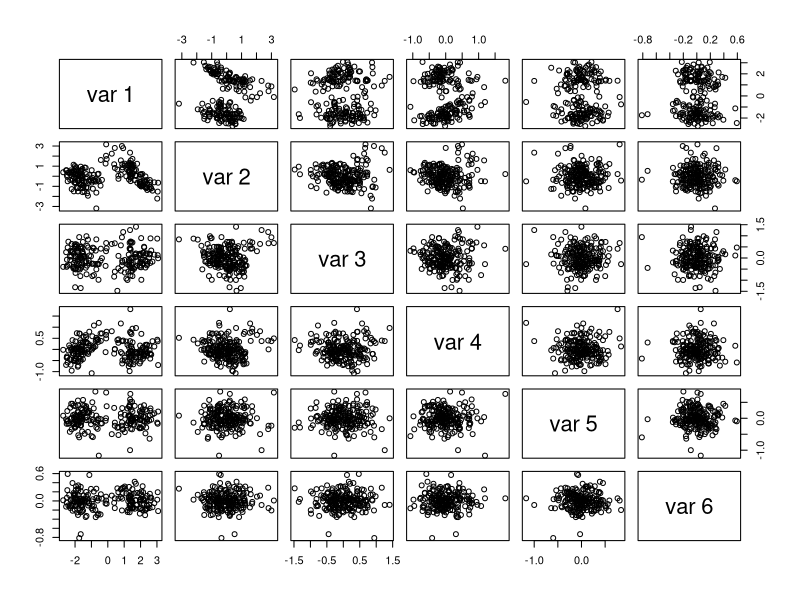
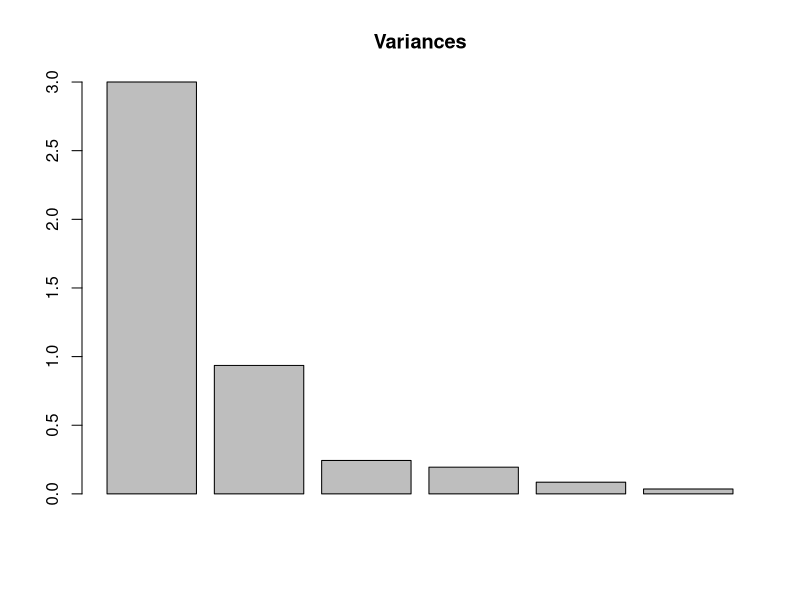
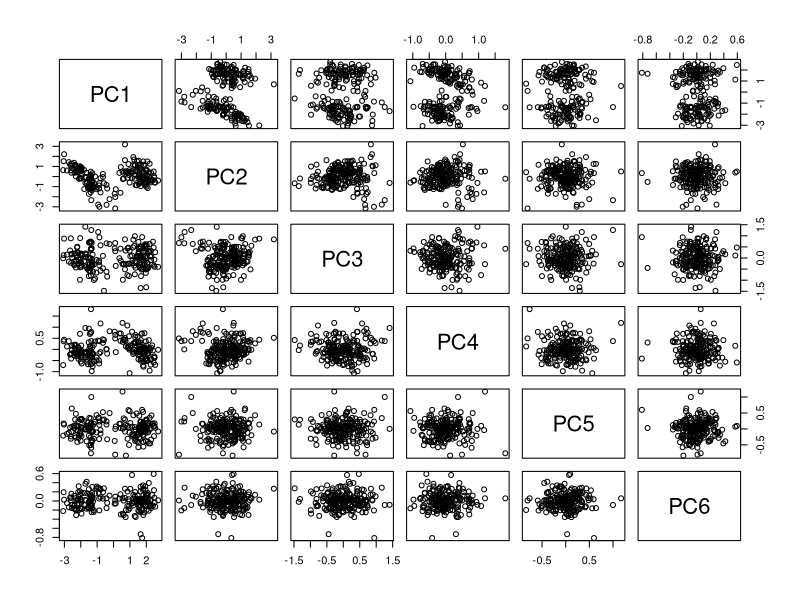
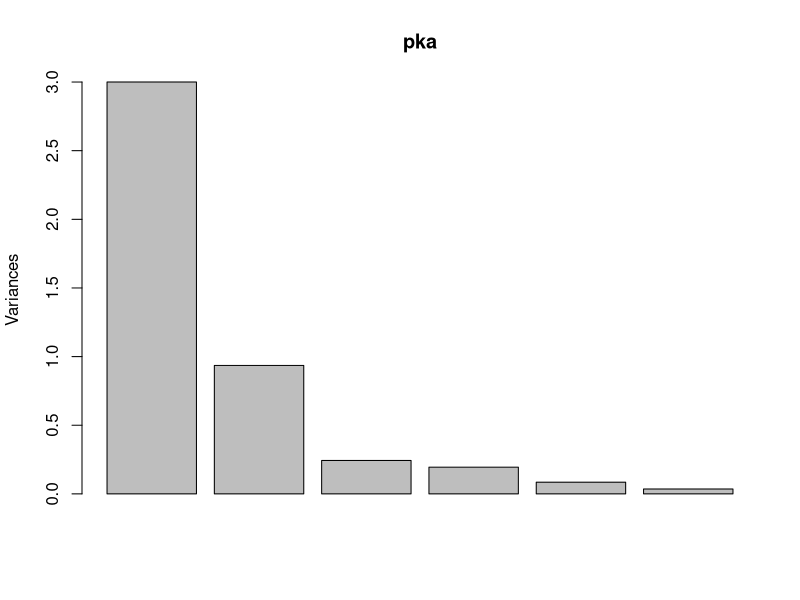
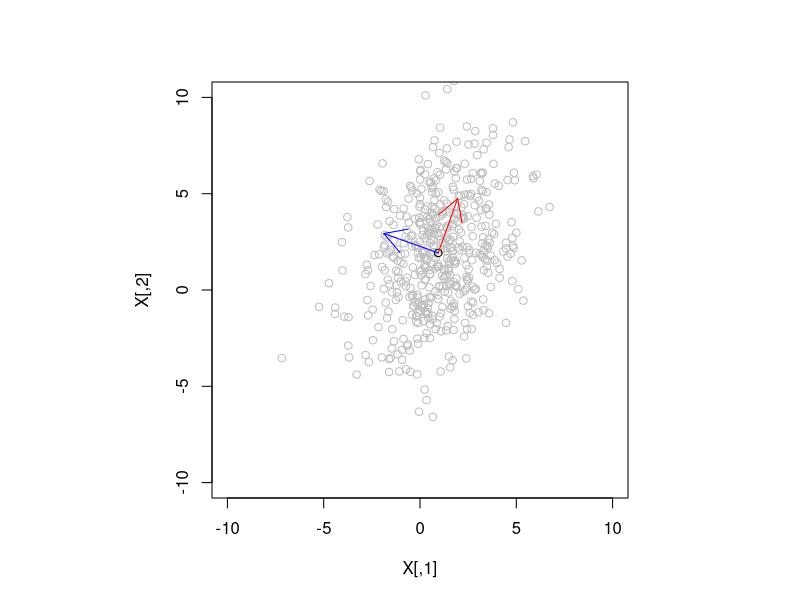

Source code (R) for these figures, in order:
## ---- chunk 1
knitr::opts_chunk$set(echo = TRUE, message = FALSE)
## ---- chunk 2
library(mclust)
data("banknote")
X <- banknote[,2:7]
cov <- cov(X)
Lambda <- diag(eigen(cov)$values)
P <- eigen(cov)$vectors
# set mu matrix
meanValue <- sapply(X, mean)
mu <- t( matrix(rep(meanValue,200), ncol = 200))
# only print first 15 lines
Z <- t(P) %*% t(X-mu)
head(t(Z), n=15)
pairs(t(Z))
## ---- chunk 3
barplot(eigen(cov)$values, main = "Variances")
## ---- chunk 4
pka <- prcomp(X)
head(pka$x, n=15)
pairs(pka$x)
screeplot(pka)
## ---- chunk 5
X.new <- X
X.new[,4:6] <- X.new[,4:6] / 100
pka.new <- prcomp(X.new)
vars <- pka.new$sdev^2
firstPK <- vars[1] / sum(vars)
print( paste("The first principal component score explains", firstPK))
## ---- chunk 6
library(MASS)

plotpk <- function(X){
  center <- colMeans(X)
  eigen(cov(X))$vectors
  p1 <- eigen(cov(X))$vectors[,1]
  p2 <- eigen(cov(X))$vectors[,2]
  
  par(pty="s") # force to be square
  plot(X, col = "gray", xlim = c(-10,10), ylim = c(-10,10))
  points(center[1], y=center[2])
  arrows(center[1], center[2], x1 = center[1] + 3*p1[1], y1 = center[2] + 3*p1[2], col = "red")
  arrows(center[1], center[2], x1 = center[1] + 3*p2[1], y1 = center[2] + 3*p2[2], col = "blue")
}

plotpk(mvrnorm(500, c(1,2), matrix(c(4,2,2,9), 2)))
